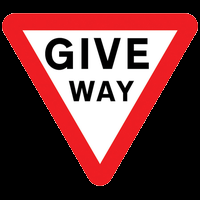
#> input picture images/9.png, 200 x 200 px, found by its file name
$ python rotation.py
#> lines starting #> are read from the running program, lines starting #| are printed output that depends on the picture
import time
import numpy as np
import matplotlib.pyplot as plt
import cv2 as cv2
import random

def timer(func):
    def wrapper():
        # start = datetime.datetime.now()
        start = time.time()
        func()
        runtime = time.time() - start
        print(runtime)
    return wrapper

#use @time before a function declaration to time it

# @timer
def main():
    image = cv2.imread("./images/9.png", cv2.IMREAD_UNCHANGED)
#> image is the input picture: shape (200, 200, 4); mean B, G, R, A 60.9, 59.8, 107.7, 125.9

    pad = 40
    image = cv2.copyMakeBorder(image, pad, pad, pad, pad, cv2.BORDER_CONSTANT)
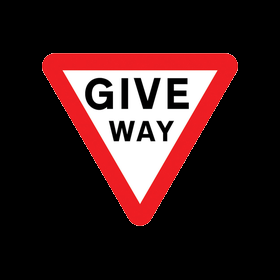
#> image: shape (280, 280, 4); mean B, G, R, A 31.1, 30.5, 55, 64.3
    if(np.random.randint(10) < 10): # 50% chance of rotating
        angle = int(np.random.normal(0,1)*180)
        cv2.imshow("padded", image)
        cv2.waitKey(0)
        print("Padded Image shape: ",image.shape)
#| Padded Image shape:  (280, 280, 4)
        print("angle: ",angle)

        # https://stackoverflow.com/questions/9041681/opencv-python-rotate-image-by-x-degrees-around-specific-point
        image_center = tuple(np.array(image.shape[1::-1]) / 2)
#> image_center = (140, 140)
        rot_mat = cv2.getRotationMatrix2D(image_center, angle, 1.0)
        result = cv2.warpAffine(image, rot_mat, image.shape[1::-1], flags=cv2.INTER_LINEAR)
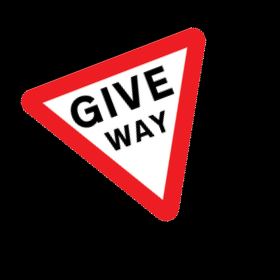
#> result: shape (280, 280, 4); mean B, G, R, A 31.1, 30.5, 55, 64.3
    else:
        result = image

    cv2.imwrite("C:/Users/prasi/Documents/Code Practice/image stuffz/images/9_rotated.png",result)
    cv2.imshow("rotated", result)
    cv2.waitKey(0)
    cv2.destroyAllWindows()


if __name__ == "__main__":
    main()

$ run again, with images/0.png copied over images/9.png
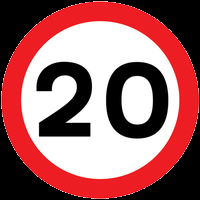
#> input picture images/0.png, 200 x 200 px, found by its file name
#> in main, image is the input picture: shape (200, 200, 4); mean B, G, R, A 103, 101.6, 158.6, 196.2
#> in main, `image = cv2.copyMakeBorder(image, pad, pad, pad, pad, cv2.BORDER_CONST..`:
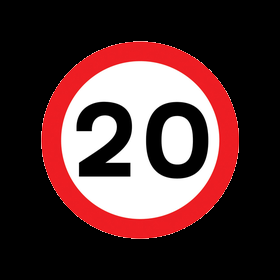
#> image: shape (280, 280, 4); mean B, G, R, A 52.6, 51.8, 80.9, 100.1
#| Padded Image shape:  (280, 280, 4)
#> in main, `result = cv2.warpAffine(image, rot_mat, image.shape[1::-1], flags=cv2...`:
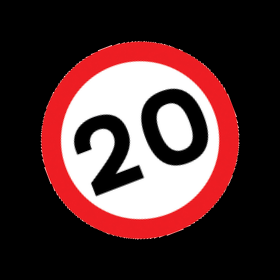
#> result: shape (280, 280, 4); mean B, G, R, A 52.6, 51.8, 80.9, 100.1

$ run again, with images/00014.png copied over images/9.png
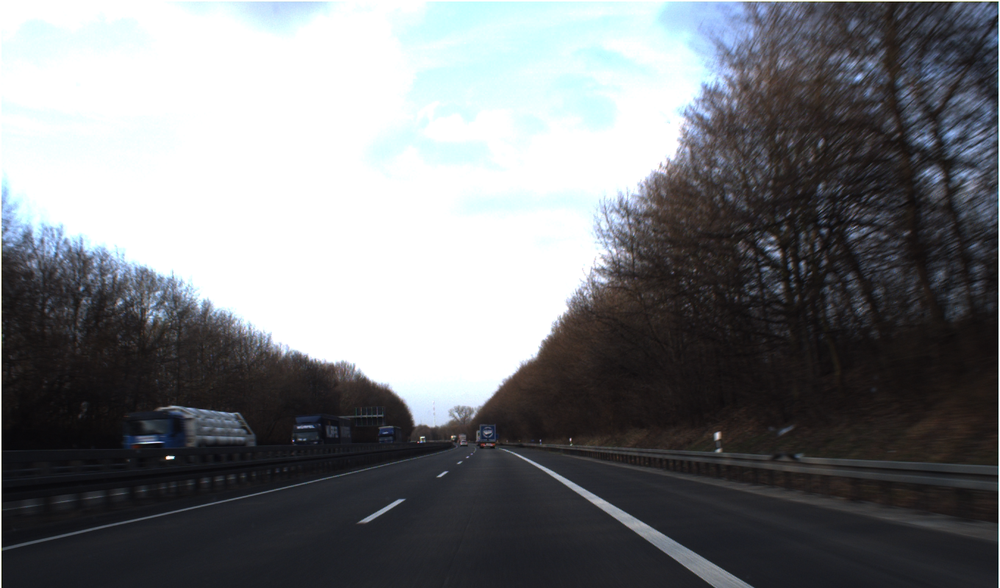
#> input picture images/00014.png, 1000 x 588 px, shrunk from 1360 x 800 before the run, found by its file name
#> in main, image is the input picture: shape (588, 1000, 4); mean B, G, R, A 123.7, 120.8, 118.7, 255
#> in main, `image = cv2.copyMakeBorder(image, pad, pad, pad, pad, cv2.BORDER_CONST..`:
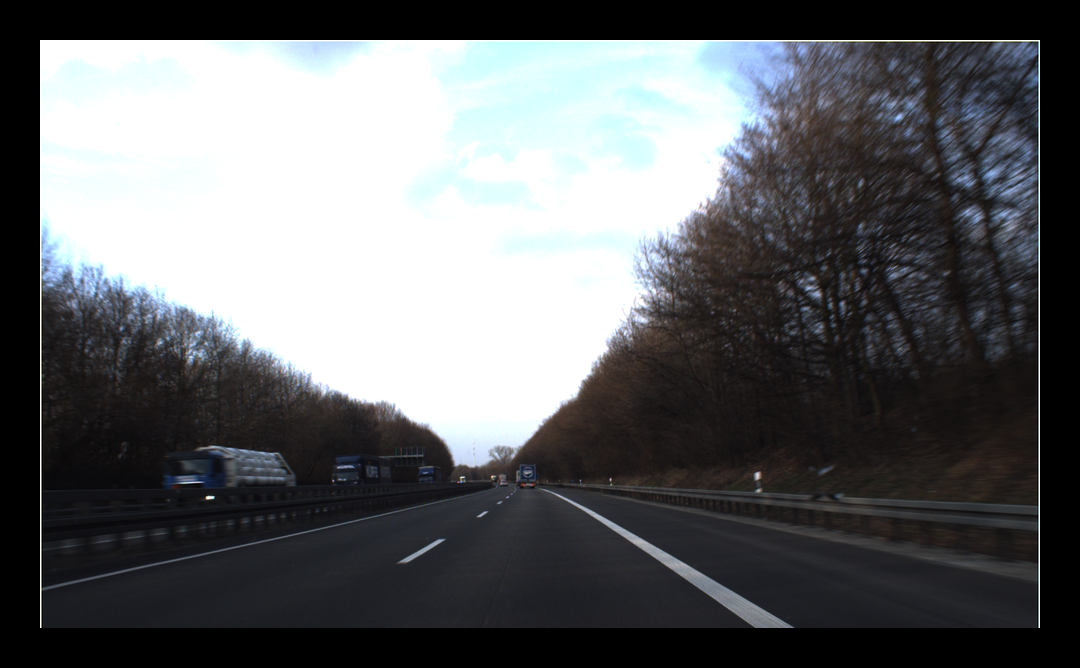
#> image: shape (668, 1080, 4); mean B, G, R, A 100.8, 98.5, 96.7, 207.8
#| Padded Image shape:  (668, 1080, 4)
#> in main, `result = cv2.warpAffine(image, rot_mat, image.shape[1::-1], flags=cv2...`:
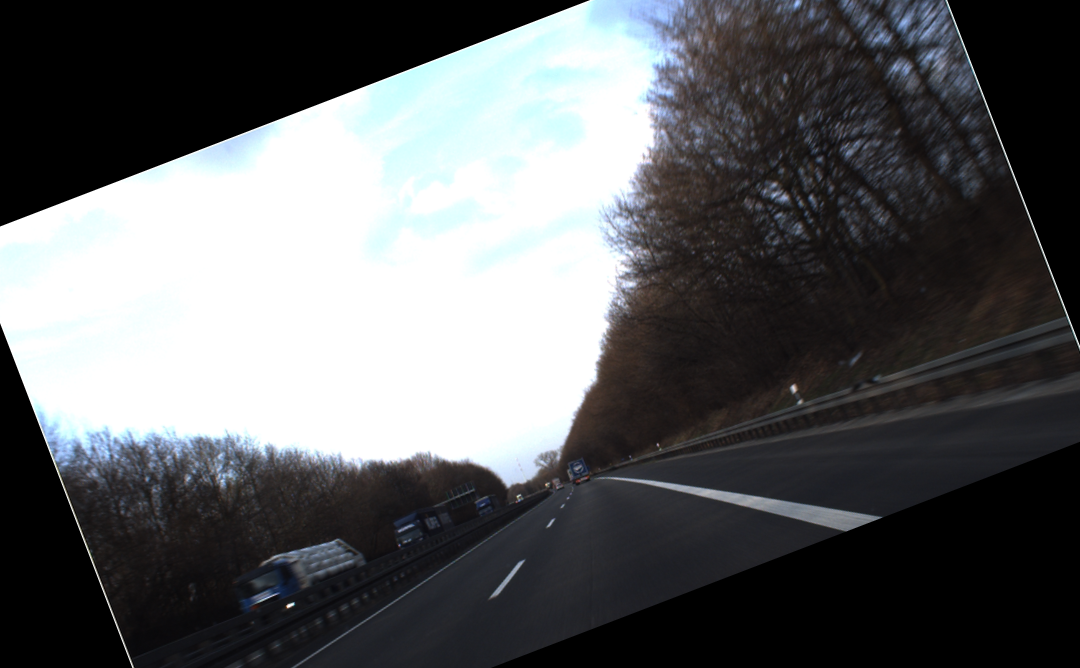
#> result: shape (668, 1080, 4); mean B, G, R, A 96.4, 94.6, 93, 191.6
